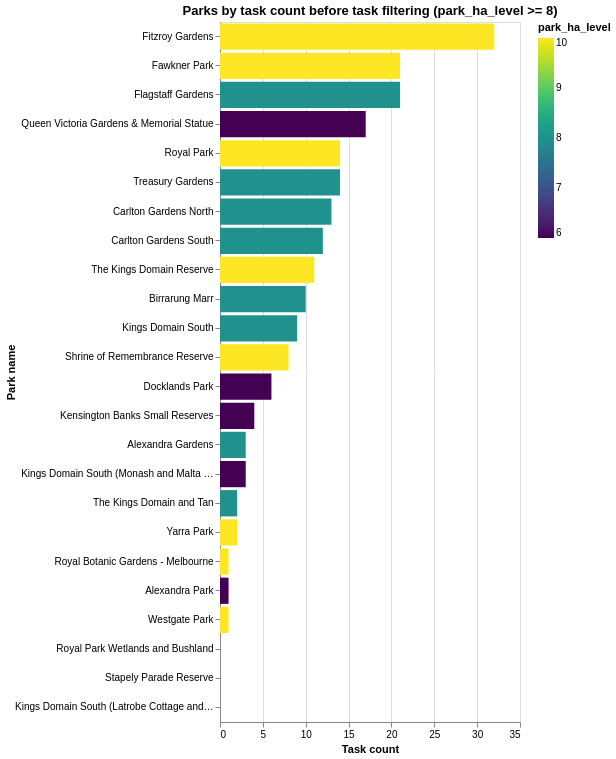

Notebook cell for this chart:
### Markdown cell above
# Park route plan prepare

This notebook computes task counts per park from the local task files and visualises the parks with `park_ha_level >= 8` before applying any task filters.

- Parks by task count.

### Code cell
import pandas as pd
import altair as alt

# Load park table and task files
parks = pd.read_csv("park_table.csv", encoding="utf-8-sig")
task_files = ["park_feature_join_tree_flower.csv", "park_feature_join_artwork_landmark.csv"]
frames = []
for p in task_files:
    frame = pd.read_csv(p, encoding="utf-8-sig")
    frames.append(frame)
tasks = pd.concat(frames, ignore_index=True)

# Compute task counts per park 
counts = tasks.groupby("park_id").size().reset_index(name="task_count")
parks["park_id"] = pd.to_numeric(parks["park_id"], errors="coerce")
counts["park_id"] = pd.to_numeric(counts["park_id"], errors="coerce")
merged = parks.merge(counts, on="park_id", how="left")
merged["task_count"] = merged["task_count"].fillna(0).astype(int)
merged["park_ha_level"] = pd.to_numeric(merged["park_ha_level"], errors="coerce")

# Keep parks with park_ha_level >= 6 only
filtered = merged[merged["park_ha_level"] >= 6].copy()

# Show all parks sorted by task_count
all_parks_sorted = filtered.sort_values("task_count", ascending=False)
bar = alt.Chart(all_parks_sorted).mark_bar().encode(
    x=alt.X("task_count:Q", title="Task count"),
    y=alt.Y("park_name:N", sort="-x", title="Park name"),
    color=alt.Color("park_ha_level:Q", scale=alt.Scale(scheme="viridis")),
    tooltip=["park_name:N", "park_id:Q", "task_count:Q", "park_ha_level:Q"]
).properties(title="Parks by task count before task filtering (park_ha_level >= 6)", height=700)

bar.configure_axis(labelLimit=200)

### Figure 1 — Vega-Lite specification as saved in the notebook (floating-point values rounded to 4 significant figures)
{"config": {"view": {"continuousWidth": 300, "continuousHeight": 300}, "axis": {"labelLimit": 200}}, "data": {"name": "data-9b171e44e10c4532e2b2c43225a95c85"}, "mark": {"type": "bar"}, "encoding": {"color": {"field": "park_ha_level", "scale": {"scheme": "viridis"}, "type": "quantitative"}, "tooltip": [{"field": "park_name", "type": "nominal"}, {"field": "park_id", "type": "quantitative"}, {"field": "task_count", "type": "quantitative"}, {"field": "park_ha_level", "type": "quantitative"}], "x": {"field": "task_count", "title": "Task count", "type": "quantitative"}, "y": {"field": "park_name", "sort": "-x", "title": "Park name", "type": "nominal"}}, "height": 700, "title": "Parks by task count before task filtering (park_ha_level >= 8)", "$schema": "https://vega.github.io/schema/vega-lite/v6.1.0.json", "datasets": {"data-9b171e44e10c4532e2b2c43225a95c85": [{"park_id": 36, "park_name": "Fitzroy Gardens", "description": "Fitzroy Gardens is a public park in Melbourne, Melbourne.", "latitude": -37.81, "longitude": 145.0, "st_point": "POINT(144.98045579973143 -37.81296164888416)", "min_weather_accept_level": 5.5, "transport_accessibility_score": 6, "task_richness_score": 10.0, "park_ha_level": 10, "recommend_description": "This park has strong weather tolerance because it combines rich activities, suitable size, and accessible transport. This park contains 13 nature features, 18 art features, 1 urban discovery features.", "task_count": 32}, {"park_id": 35, "park_name": "Fawkner Park", "description": "Fawkner Park is a public park in Melbourne, Melbourne.", "latitude": -37.84, "longitude": 145.0, "st_point": "POINT(144.98174178026838 -37.84103061438385)", "min_weather_accept_level": 5.95, "transport_accessibility_score": 6, "task_richness_score": 8.0, "park_ha_level": 10, "recommend_description": "This park has strong weather tolerance because it combines rich activities, suitable size, and accessible transport. This park contains 21 nature features.", "task_count": 21}, {"park_id": 37, "park_name": "Flagstaff Gardens", "description": "Flagstaff Gardens is a public park in Melbourne, Melbourne.", "latitude": -37.81, "longitude": 145.0, "st_point": "POINT(144.95443421269437 -37.81045611438672)", "min_weather_accept_level": 5.77, "transport_accessibility_score": 9, "task_richness_score": 8.47, "park_ha_level": 8, "recommend_description": "This park has strong weather tolerance because it combines rich activities, suitable size, and accessible transport. This park contains 17 nature features, 4 art features.", "task_count": 21}, {"park_id": 93, "park_name": "Queen Victoria Gardens & Memorial Statue", "description": "Queen Victoria Gardens & Memorial Statue is a public park in Melbourne, Melbourne.", "latitude": -37.82, "longitude": 145.0, "st_point": "POINT(144.97108137630903 -37.82189460768603)", "min_weather_accept_level": 6.21, "transport_accessibility_score": 9, "task_richness_score": 7.85, "park_ha_level": 6, "recommend_description": "This park has strong weather tolerance because it combines rich activities, suitable size, and accessible transport. This park contains 5 nature features, 12 art features.", "task_count": 17}, {"park_id": 101, "park_name": "Royal Park", "description": "Royal Park is a public park in Melbourne, Melbourne.", "latitude": -37.79, "longitude": 144.9, "st_point": "POINT(144.9497571609021 -37.78922077121199)", "min_weather_accept_level": 5.97, "transport_accessibility_score": 4, "task_richness_score": 9.0, "park_ha_level": 10, "recommend_description": "This park has strong weather tolerance because it combines rich activities, suitable size, and accessible transport. This park contains 12 nature features, 2 art features.", "task_count": 14}, {"park_id": 124, "park_name": "Treasury Gardens", "description": "Treasury Gardens is a public park in Melbourne, Melbourne.", "latitude": -37.81, "longitude": 145.0, "st_point": "POINT(144.97615228376898 -37.814109880997094)", "min_weather_accept_level": 5.84, "transport_accessibility_score": 9, "task_richness_score": 8.15, "park_ha_level": 8, "recommend_description": "This park has strong weather tolerance because it combines rich activities, suitable size, and accessible transport. This park contains 10 nature features, 4 art features.", "task_count": 14}, {"park_id": 14, "park_name": "Carlton Gardens North", "description": "Carlton Gardens North is a public park in Melbourne, Melbourne.", "latitude": -37.8, "longitude": 145.0, "st_point": "POINT(144.97195227866774 -37.80196385653347)", "min_weather_accept_level": 6.0, "transport_accessibility_score": 9, "task_richness_score": 7.42, "park_ha_level": 8, "recommend_description": "This park has strong weather tolerance because it combines rich activities, suitable size, and accessible transport. This park contains 13 nature features.", "task_count": 13}, {"park_id": 15, "park_name": "Carlton Gardens South", "description": "Carlton Gardens South is a public park in Melbourne, Melbourne.", "latitude": -37.81, "longitude": 145.0, "st_point": "POINT(144.97123206483835 -37.80629946165889)", "min_weather_accept_level": 5.71, "transport_accessibility_score": 9, "task_richness_score": 8.76, "park_ha_level": 8, "recommend_description": "This park has strong weather tolerance because it combines rich activities, suitable size, and accessible transport. This park contains 10 nature features, 2 art features.", "task_count": 12}, {"park_id": 122, "park_name": "The Kings Domain Reserve", "description": "The Kings Domain Reserve is a public park in Melbourne, Melbourne.", "latitude": -37.83, "longitude": 145.0, "st_point": "POINT(144.97382741822966 -37.82505100509447)", "min_weather_accept_level": 6.1, "transport_accessibility_score": 3, "task_richness_score": 9.0, "park_ha_level": 10, "recommend_description": "This park has strong weather tolerance because it combines rich activities, suitable size, and accessible transport. This park contains 2 nature features, 9 art features.", "task_count": 11}, {"park_id": 8, "park_name": "Birrarung Marr", "description": "Birrarung Marr is a public park in Melbourne, Melbourne.", "latitude": -37.82, "longitude": 145.0, "st_point": "POINT(144.9738236456279 -37.81890622464687)", "min_weather_accept_level": 6.11, "transport_accessibility_score": 6, "task_richness_score": 8.62, "park_ha_level": 8, "recommend_description": "This park has strong weather tolerance because it combines rich activities, suitable size, and accessible transport. This park contains 4 nature features, 6 art features.", "task_count": 10}, {"park_id": 61, "park_name": "Kings Domain South", "description": "Kings Domain South is a public park in Melbourne, Melbourne.", "latitude": -37.83, "longitude": 145.0, "st_point": "POINT(144.978420348584 -37.832351043772675)", "min_weather_accept_level": 6.42, "transport_accessibility_score": 6, "task_richness_score": 7.22, "park_ha_level": 8, "recommend_description": "This park is suitable for good weather conditions and may still work for short outdoor visits. This park contains 9 nature features.", "task_count": 9}, {"park_id": 109, "park_name": "Shrine of Remembrance Reserve", "description": "Shrine of Remembrance Reserve is a public park in Melbourne, Melbourne.", "latitude": -37.83, "longitude": 145.0, "st_point": "POINT(144.9730683791196 -37.83039407493965)", "min_weather_accept_level": 5.47, "transport_accessibility_score": 8, "task_richness_score": 9.0, "park_ha_level": 10, "recommend_description": "This park has strong weather tolerance because it combines rich activities, suitable size, and accessible transport. This park contains 5 nature features, 2 art features, 1 urban discovery features.", "task_count": 8}, {"park_id": 27, "park_name": "Docklands Park", "description": "Docklands Park is a public park in Melbourne, Melbourne.", "latitude": -37.82, "longitude": 144.9, "st_point": "POINT(144.9467115304261 -37.82080097716886)", "min_weather_accept_level": 6.75, "transport_accessibility_score": 9, "task_richness_score": 5.45, "park_ha_level": 6, "recommend_description": "This park is suitable for good weather conditions and may still work for short outdoor visits. This park contains 4 nature features, 2 art features.", "task_count": 6}, {"park_id": 56, "park_name": "Kensington Banks Small Reserves", "description": "Kensington Banks Small Reserves is a public park in Melbourne, Melbourne.", "latitude": -37.79, "longitude": 144.9, "st_point": "POINT(144.9214818692829 -37.794277800344545)", "min_weather_accept_level": 7.58, "transport_accessibility_score": 6, "task_richness_score": 3.4, "park_ha_level": 6, "recommend_description": "This park is best recommended only under ideal weather because its size, activity richness, or transport access is limited. This park contains 4 nature features.", "task_count": 4}, {"park_id": 1, "park_name": "Alexandra Gardens", "description": "Alexandra Gardens is a public park in Melbourne, Melbourne.", "latitude": -37.82, "longitude": 145.0, "st_point": "POINT(144.97338326664902 -37.82140175342995)", "min_weather_accept_level": 7.36, "transport_accessibility_score": 5, "task_richness_score": 3.65, "park_ha_level": 8, "recommend_description": "This park is suitable for good weather conditions and may still work for short outdoor visits. This park contains 3 nature features.", "task_count": 3}, {"park_id": 63, "park_name": "Kings Domain South (Monash and Malta Monuments)", "description": "Kings Domain South (Monash and Malta Monuments) is a public park in Melbourne, Melbourne.", "latitude": -37.83, "longitude": 145.0, "st_point": "POINT(144.97402636241267 -37.828367768712475)", "min_weather_accept_level": 7.69, "transport_accessibility_score": 6, "task_richness_score": 2.94, "park_ha_level": 6, "recommend_description": "This park is best recommended only under ideal weather because its size, activity richness, or transport access is limited. This park contains 3 art features.", "task_count": 3}, {"park_id": 123, "park_name": "The Kings Domain and Tan", "description": "The Kings Domain and Tan is a public park in Melbourne, Melbourne.", "latitude": -37.82, "longitude": 145.0, "st_point": "POINT(144.9757616770565 -37.82438725217185)", "min_weather_accept_level": 7.88, "transport_accessibility_score": 2, "task_richness_score": 3.01, "park_ha_level": 8, "recommend_description": "This park is best recommended only under ideal weather because its size, activity richness, or transport access is limited. This park contains 2 nature features.", "task_count": 2}, {"park_id": 136, "park_name": "Yarra Park", "description": "Yarra Park is a public park in Melbourne, Melbourne.", "latitude": -37.82, "longitude": 145.0, "st_point": "POINT(144.9854311196705 -37.8195889115286)", "min_weather_accept_level": 6.62, "transport_accessibility_score": 6, "task_richness_score": 5.0, "park_ha_level": 10, "recommend_description": "This park is suitable for good weather conditions and may still work for short outdoor visits. This park contains 1 nature features, 1 art features.", "task_count": 2}, {"park_id": 99, "park_name": "Royal Botanic Gardens - Melbourne", "description": "Royal Botanic Gardens - Melbourne is a public park in Melbourne, Melbourne.", "latitude": -37.83, "longitude": 145.0, "st_point": "POINT(144.98042903058655 -37.83016827216869)", "min_weather_accept_level": 7.08, "transport_accessibility_score": 5, "task_richness_score": 3.5, "park_ha_level": 10, "recommend_description": "This park is suitable for good weather conditions and may still work for short outdoor visits. This park contains 1 nature features.", "task_count": 1}, {"park_id": 2, "park_name": "Alexandra Park", "description": "Alexandra Park is a public park in Melbourne, Melbourne.", "latitude": -37.82, "longitude": 145.0, "st_point": "POINT(144.9774328963564 -37.824079314048966)", "min_weather_accept_level": 8.42, "transport_accessibility_score": 1, "task_richness_score": 2.47, "park_ha_level": 6, "recommend_description": "This park is best recommended only under ideal weather because its size, activity richness, or transport access is limited. This park contains 1 art features.", "task_count": 1}, {"park_id": 134, "park_name": "Westgate Park", "description": "Westgate Park is a public park in Melbourne, Melbourne.", "latitude": -37.83, "longitude": 144.9, "st_point": "POINT(144.90711286400094 -37.831991510573474)", "min_weather_accept_level": 7.33, "transport_accessibility_score": 3, "task_richness_score": 3.5, "park_ha_level": 10, "recommend_description": "This park is suitable for good weather conditions and may still work for short outdoor visits. This park contains 1 nature features.", "task_count": 1}, {"park_id": 104, "park_name": "Royal Park Wetlands and Bushland", "description": "Royal Park Wetlands and Bushland is a public park in Melbourne, Melbourne.", "latitude": -37.78, "longitude": 144.9, "st_point": "POINT(144.94466927730792 -37.783148083782656)", "min_weather_accept_level": 7.71, "transport_accessibility_score": 6, "task_richness_score": 1.53, "park_ha_level": 8, "recommend_description": "This park is best recommended only under ideal weather because its size, activity richness, or transport access is limited. No matched task features in this park yet.", "task_count": 0}, {"park_id": 115, "park_name": "Stapely Parade Reserve", "description": "Stapely Parade Reserve is a public park in Melbourne, Melbourne.", "latitude": -37.83, "longitude": 145.0, "st_point": "POINT(144.98191104194032 -37.8259582208074)", "min_weather_accept_level": 8.34, "transport_accessibility_score": 5, "task_richness_score": 0.61, "park_ha_level": 6, "recommend_description": "This park is best recommended only under ideal weather because its size, activity richness, or transport access is limited. No matched task features in this park yet.", "task_count": 0}, {"park_id": 62, "park_name": "Kings Domain South (Latrobe Cottage and Herring Oval)", "description": "Kings Domain South (Latrobe Cottage and Herring Oval) is a public park in Melbourne, Melbourne.", "latitude": -37.83, "longitude": 145.0, "st_point": "POINT(144.9755453802536 -37.83179958424393)", "min_weather_accept_level": 7.79, "transport_accessibility_score": 9, "task_richness_score": 0.81, "park_ha_level": 6, "recommend_description": "This park is best recommended only under ideal weather because its size, activity richness, or transport access is limited. No matched task features in this park yet.", "task_count": 0}]}}
